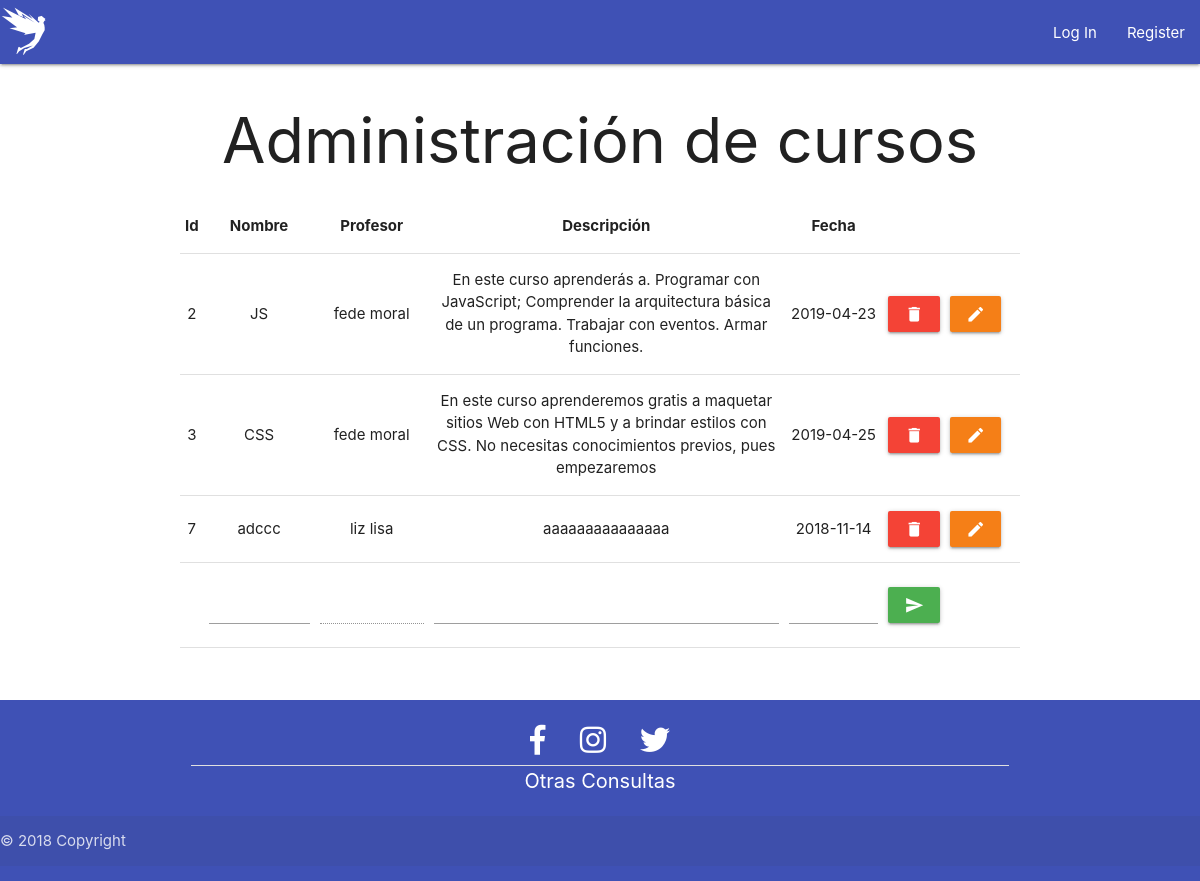
Page /altacurso.php on the committed database.
### tables this page shows
CREATE TABLE `cursos` (
  `curso_cod` int(11) NOT NULL,
  `curso_nombre` varchar(50) NOT NULL,
  `curso_profesor` varchar(50) NOT NULL,
  `curso_desc` varchar(255) NOT NULL,
  `curso_fecha` date NOT NULL
);

### altacurso.php (the view, shortened to what this page needs)
<!doctype html>
<html>
    <head>
        <link rel="stylesheet" href="https://use.fontawesome.com/releases/v5.5.0/css/all.css">
        <link type="text/css" rel="stylesheet" href="css/materialize.min.css" media="screen,projection" />
        <link rel="stylesheet" href="css/style.css">
        <link rel="stylesheet" href="css/style.css">
    </head>
<body>
    <?php include "navbar.php"; ?>
    <?=$nav?>
    <?php
    include 'conexion.php';
    $registros = $base->query("SELECT * FROM cursos")->fetchAll(PDO::FETCH_OBJ);
    $prof=$_SESSION["nombre"];
    ?>
    <main>
     <h1 class="center">Administración de cursos</h1>
    <form  action="<?php echo $_SERVER['PHP_SELF']; ?>" method="post" id="faltac">
    <div class="container">
    <table class="highlight centered responsive-table">
        <thead>
            <tr>
                <th>Id</th>
                <th>Nombre</th>
                <th>Profesor</th>
                <th>Descripción</th>
                <th>Fecha</th>
                <th>&nbsp;</th>
                <th>&nbsp;</th>
                <th>&nbsp;</th>
            </tr>
        </thead>
        <tbody>
        <?php
        foreach ($registros as $cursos) :?>
            <tr>
                <td><?php echo $cursos->curso_cod; ?></td>
                <td><?php echo $cursos->curso_nombre; ?></td>
                <td><?php echo $cursos->curso_profesor; ?></td>
                <td><?php echo $cursos->curso_desc; ?></td>
                <td><?php echo $cursos->curso_fecha; ?></td>
                <td><a data-position="left" data-tooltip="Borrar" class="white-text red waves-effect waves-light btn tooltipped" href="borrarcurso.php?id=<?php echo $cursos->curso_cod;?>"><i class="material-icons ">delete</i></a></td>
                <td><a data-position="right" data-tooltip="Editar" class="white-text yellow darken-4 waves-effect waves-light btn tooltipped" href="editarcurso.php?id=<?php echo $cursos->curso_cod; ?>&nom=<?php echo $cursos->curso_nombre; ?>&prof=<?php echo $cursos->curso_profesor; ?>&desc=<?php echo $cursos->curso_desc; ?>&fec=<?php echo $cursos->curso_fecha;?>"><i class="material-icons ">edit</i></a></td>
            </tr>
        <?php endforeach; ?>
        <tr>
            <td></td>
            <td><input type='text' id="nombre" name='nom' requied ></td>
            <td><input type='text' value="<?php echo $prof; ?>" disabled></td>
            <td><input type='text' id="desc" name='desc' requied></td>
            <td><input type="text" id="fecha" class="datepicker" name='fecha'></td>
            <td>
                <button data-position="right" data-tooltip="Agregar" class="green btn waves-effect waves-light tooltipped" type="submit" name="btn_cur">
                    <i class="material-icons">send</i>
                </button>
            </td>
        </tr>
    </tbody>
    </table>
    </div>
    <p>&nbsp;</p>
    </main>
  <?php include "footer.php" ?>
  <?=footer()?>
</body>
</html>

### css/style.css (style rules this page uses)
body { display: flex; min-height: 100vh; flex-direction: column; }
main { flex: 1 0 auto; }

### rows in the picture
cursos: curso_cod "2", curso_nombre "JS", curso_profesor "fede moral", curso_desc "En este curso aprenderás a. Programar con JavaScript; Comprender la arquitectura básica de un programa. Trabajar con eventos. Armar funciones.", curso_fecha "2019-04-23"
cursos: curso_cod "3", curso_nombre "CSS", curso_profesor "fede moral", curso_desc "En este curso aprenderemos gratis a maquetar sitios Web con HTML5 y a brindar estilos con CSS. No necesitas conocimientos previos, pues empezaremos", curso_fecha "2019-04-25"
cursos: curso_cod "7", curso_nombre "adccc", curso_profesor "liz lisa", curso_desc "aaaaaaaaaaaaaaa", curso_fecha "2018-11-14"
